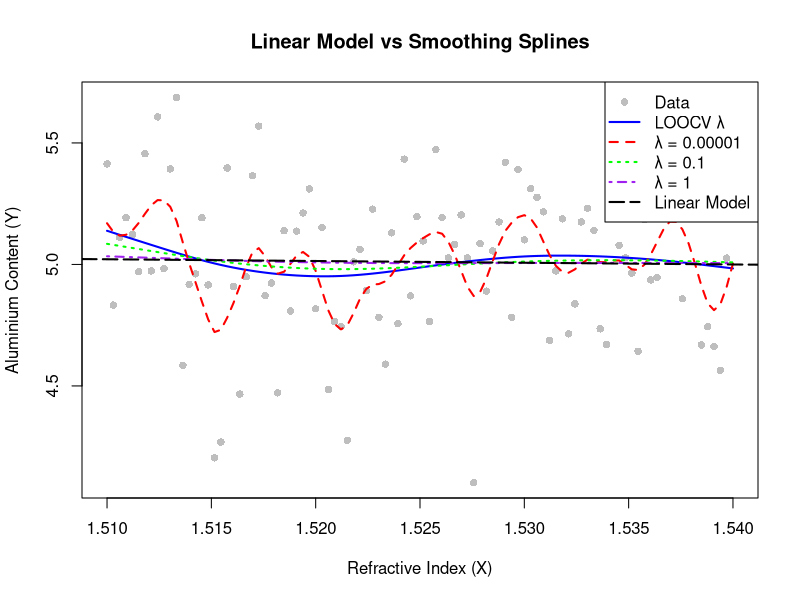

Here is the R script that generated this plot:
# Load necessary library
library(ggplot2)

# Simulate dataset similar to forensic glass data
set.seed(42)  # For reproducibility
X <- seq(1.51, 1.54, length.out = 100)  # Simulated refractive index
Y <- 5 + 10 * (X - mean(X))^2 + rnorm(100, sd = 0.3)  # Simulated aluminium content with noise

# Fit a linear model E[Y | X] = β0 + β1 X
lm_model <- lm(Y ~ X)  # Linear regression model

# Fit smoothing splines with different λ values
smooth_loocv <- smooth.spline(X, Y, cv = TRUE)  # LOOCV-selected λ
smooth_lambda_00001 <- smooth.spline(X, Y, lambda = 0.00001)  # Very low λ (overfitting)
smooth_lambda_01 <- smooth.spline(X, Y, lambda = 0.1)  # Moderate λ
smooth_lambda_1 <- smooth.spline(X, Y, lambda = 1)  # High λ but reasonable

# Plot the data points
plot(X, Y, pch = 16, col = "gray", xlab = "Refractive Index (X)", ylab = "Aluminium Content (Y)",
     main = "Linear Model vs Smoothing Splines")

# Add smoothing splines
lines(smooth_loocv, col = "blue", lwd = 2)  # LOOCV λ
lines(smooth_lambda_00001, col = "red", lwd = 2, lty = 2)  # Very small λ
lines(smooth_lambda_01, col = "green", lwd = 2, lty = 3)  # Moderate λ
lines(smooth_lambda_1, col = "purple", lwd = 2, lty = 4)  # High λ but reasonable

# Add the linear regression line
abline(lm_model, col = "black", lwd = 2, lty = 5)  # Linear model

# Add legend
legend("topright", legend = c("Data", "LOOCV λ", "λ = 0.00001", "λ = 0.1", "λ = 1", "Linear Model"),
       col = c("gray", "blue", "red", "green", "purple", "black"), 
       pch = c(16, NA, NA, NA, NA, NA), 
       lty = c(NA, 1, 2, 3, 4, 5), 
       lwd = c(NA, 2, 2, 2, 2, 2))
